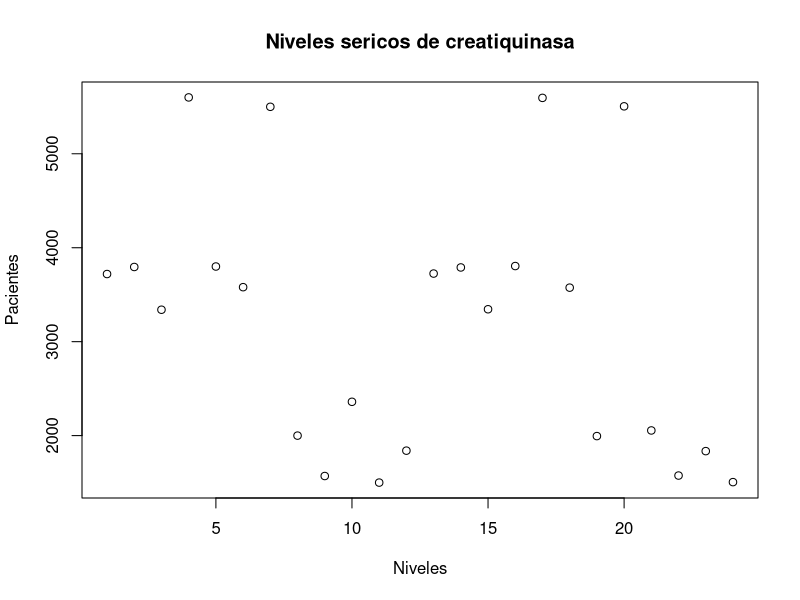
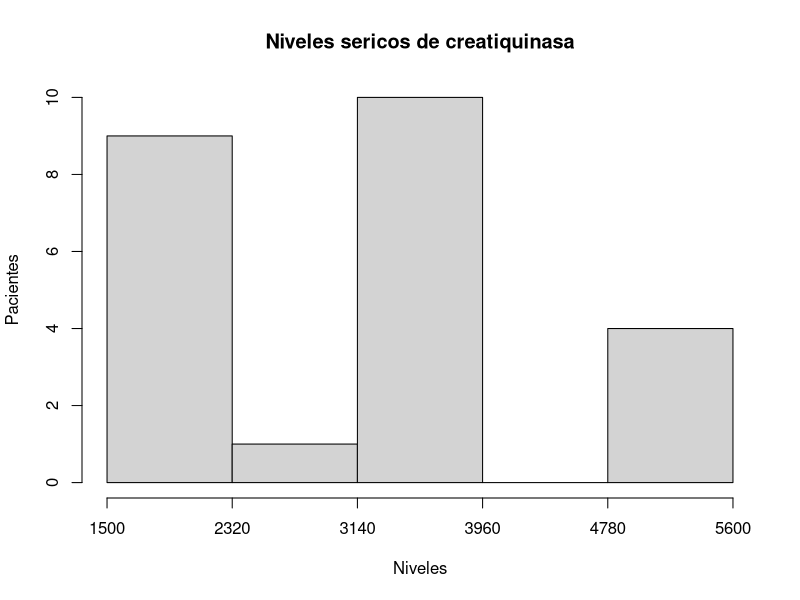

Reproduce these figures in R, in order.
# Solucion Punto 6

datos<- c(3720,3795,3340,5600,3800,3580,5500,2000,1570,2360,1500,1840,3725,3790,3345,3805,5595,3575,1995,5505,2055,1575,1835,1505)
datos_or<-datos

# Defino max y minimo para el tamano del intervalo

max<-max(datos)
min<-min(datos)

# Tamano intervalo, utilizamos 5 en este caso

len_intervalo <- (max-min)/5

# Inicio el actual como el minimo

actual<-min+len_intervalo

# Inicio un vector vacio

intervalos<-vector()

# Creo un vector de intervalos para luego evaluar los rangos
for(i in 1:5){
  intervalos<-c(intervalos,actual)
  actual<-actual+len_intervalo
}

# Ordeno los datos para contar mejor

datos<-sort(datos)

# Vector donde se cuenta frecuencia

frecuencia<-c(rep(0,5))

# Indice para saber con que intervalo comparo

indice_comp<-1

# Indice dato

d<-1

while(d<=length((datos))){
  if(datos[d]<=intervalos[indice_comp]){
    frecuencia[indice_comp]<-frecuencia[indice_comp]+1
    d<-d+1
  }else{
    indice_comp<-indice_comp+1
  }
}

nombres<-vector()

for(i in intervalos){
  nombres<-c(nombres,paste(c(i-len_intervalo,i),collapse = " - "))
}

a<-intervalos
b<-frecuencia

# A) Tabla de frecuencias

x<-a
absoluta<-b
absoluta_acumulada <- cumsum(b)
frecuencia_relativa<-b/sum(b)
relativa_acumulada <- cumsum(b/sum(b))
cbind(x,absoluta,absoluta_acumulada,frecuencia_relativa, relativa_acumulada)

datos<- datos_or

# B) Medidas de tendencia central

summary(datos)

# C) Medidas de desviacion

sd(datos)
var(datos)

# Grafico de dispersion

plot(datos,main="Niveles sericos de creatiquinasa",xlab="Niveles",ylab="Pacientes")

ancho_clase=c(min(datos),intervalos)

# D) Histograma de frecuencias

hist(datos,breaks = ancho_clase,xlim=c(min(datos),max(datos)),xaxt="n",main="Niveles sericos de creatiquinasa",xlab="Niveles",ylab="Pacientes")
axis(1, ancho_clase,las=1, font=1,cex.axis=1)

# F) Conclusiones

# El mayor n�mero de pacientes est� ubicado en el rango de 3140 a 3960, el 25% de la
# poblaci�n tiene niveles s�ricos mayores a 3796. Los datos de esta muestra tienen una
# alta volatilidad y esto se evidencia con su varianza.
